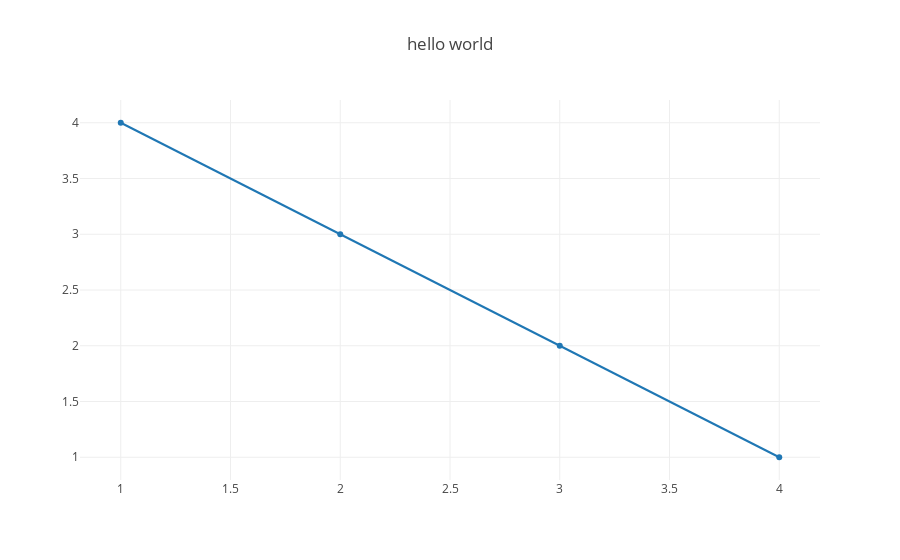

The code cell stored with this chart in its notebook:
### Code cell
import plotly
from plotly.graph_objs import Scatter, Layout

plotly.offline.init_notebook_mode(connected=True)

plotly.offline.iplot({
    "data": [Scatter(x=[1, 2, 3, 4], y=[4, 3, 2, 1])],
    "layout": Layout(title="hello world")
})

### Figure 1 — Plotly figure (JSON) as saved in the notebook; plotly's stock layout.template omitted (floating-point values rounded to 4 significant figures)
{"data": [{"type": "scatter", "x": [1, 2, 3, 4], "y": [4, 3, 2, 1]}], "layout": {"title": "hello world"}}
